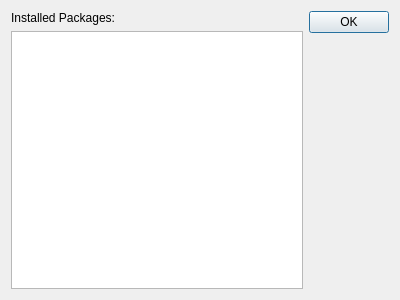
<?xml version="1.0" encoding="UTF-8"?>
<ui version="4.0">
 <class>InstallExtensionDialog</class>
 <widget class="QDialog" name="InstallExtensionDialog">
  <property name="geometry">
   <rect>
    <x>0</x>
    <y>0</y>
    <width>400</width>
    <height>300</height>
   </rect>
  </property>
  <property name="windowTitle">
   <string>Installing Extension Packages</string>
  </property>
  <layout class="QHBoxLayout" name="horizontalLayout" stretch="1,0">
   <item>
    <layout class="QVBoxLayout" name="verticalLayout">
     <item>
      <widget class="QLabel" name="labelInstalledPackages">
       <property name="text">
        <string>Installed Packages:</string>
       </property>
      </widget>
     </item>
     <item>
      <widget class="QListView" name="listView"/>
     </item>
    </layout>
   </item>
   <item>
    <widget class="QDialogButtonBox" name="buttonBox">
     <property name="orientation">
      <enum>Qt::Vertical</enum>
     </property>
     <property name="standardButtons">
      <set>QDialogButtonBox::Ok</set>
     </property>
    </widget>
   </item>
  </layout>
 </widget>
 <resources/>
 <connections>
  <connection>
   <sender>buttonBox</sender>
   <signal>accepted()</signal>
   <receiver>InstallExtensionDialog</receiver>
   <slot>accept()</slot>
   <hints>
    <hint type="sourcelabel">
     <x>350</x>
     <y>149</y>
    </hint>
    <hint type="destinationlabel">
     <x>199</x>
     <y>149</y>
    </hint>
   </hints>
  </connection>
  <connection>
   <sender>buttonBox</sender>
   <signal>rejected()</signal>
   <receiver>InstallExtensionDialog</receiver>
   <slot>reject()</slot>
   <hints>
    <hint type="sourcelabel">
     <x>350</x>
     <y>149</y>
    </hint>
    <hint type="destinationlabel">
     <x>199</x>
     <y>149</y>
    </hint>
   </hints>
  </connection>
 </connections>
</ui>
